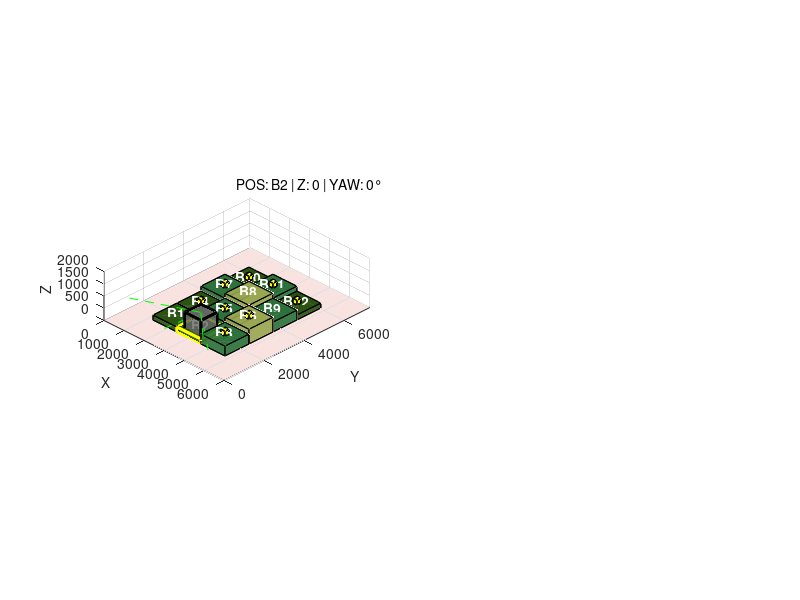

Source code (MATLAB): (Note: this script raises an error after producing the figure.)
function robocon_arena_sim_3d_camera
% =======================================================================
% ROBOCON 2026 – KUNG FU QUEST
% R2 MEIHUA FOREST SIMULATOR (3D CAMERA FEED)
% =======================================================================
% Controls (Click figure to focus first):
%   W/S : Move +Y / -Y (North/South)
%   A/D : Move -X / +X (West/East)
%   SPACE: Climb to current block height
%   C    : Reset climb (Drop to ground)
%   Q/E  : Rotate camera yaw (Left/Right)
%   R    : Reset robot to start
%   T    : RANDOMIZE KFS LOCATIONS
%   H    : Toggle help overlay
%   ESC  : Quit
% =======================================================================
    %% ======================= ROBUST INITIALIZATION =====================
    set(groot, 'ShowHiddenHandles', 'on'); 
    delete(get(groot, 'Children')); 
    clc;
    
    running = true;
    show_help = false;
    
    % --- CONSTANTS & PARAMETERS ---
    COLOR_KFS_R1 = [1 0 0];
    COLOR_KFS_R2_REAL = [0 0 1];
    COLOR_KFS_FAKE = [1 1 0];
    COLOR_CAMERA_FOV = [0 1 0];
    COLOR_PATHWAY = [236 162 151]/255;
    COLOR_ROBOT = [0.4 0.4 0.4];
    
    KFS_SIZE = 200;
    ARENA_X = 6000;
    ARENA_Y = 7300;
    ARENA_Z = 2000;
    BLOCK_SIZE = 1200;
    FOREST_COLS = 3;
    FOREST_ROWS = 4;
    
    STEP_YAW = 5;
    
    R2_W = 800; R2_L = 800;
    R2_H_GROUND = 800;
    INITIAL_BLOCK_ID = 2;
    
    CAMERA_HEIGHT_OFFSET = R2_H_GROUND;
    CAMERA_FOV_H = 100;
    CAMERA_FOV_V = 65;
    CAMERA_PITCH = 15;
    CAMERA_RANGE = 3000;
    
    % --- GENERATE FOREST ---
    forest_width  = FOREST_COLS * BLOCK_SIZE;
    forest_height = FOREST_ROWS * BLOCK_SIZE;
    forest_x_min = (ARENA_X - forest_width)/2;
    forest_y_min = (ARENA_Y - forest_height)/2;
    
    h_map = [ ...
        200 200 400; ...
        200 400 600; ...
        400 600 400; ...
        200 400 200]; 
    
    forest_blocks = struct('id',{},'row',{},'col',{},'x',{},'y',{},'h',{});
    id_counter = 0;
    for r = 1:FOREST_ROWS
        for c = 1:FOREST_COLS
            id_counter = id_counter + 1;
            cx = forest_x_min + (c-0.5)*BLOCK_SIZE;
            cy = forest_y_min + (r-0.5)*BLOCK_SIZE;
            forest_blocks(id_counter).id  = id_counter;
            forest_blocks(id_counter).row = r;
            forest_blocks(id_counter).col = c;
            forest_blocks(id_counter).x   = cx;
            forest_blocks(id_counter).y   = cy;
            forest_blocks(id_counter).h   = h_map(r,c);
        end
    end
    
    all_kfs_ids = [];
    kfs_types = [];
    total_r2_kfs = 4;
    
    current_block_id = INITIAL_BLOCK_ID;
    curr_b = forest_blocks(current_block_id);
    robot_pos = [curr_b.x, curr_b.y, 0];
    camera_yaw = 0;
    
    fov_h_rad = deg2rad(CAMERA_FOV_H);
    fov_v_rad = deg2rad(CAMERA_FOV_V);
    half_h = tan(fov_h_rad/2)*CAMERA_RANGE;
    half_v = tan(fov_v_rad/2)*CAMERA_RANGE;
    
    corners_cam = [ ...
         half_h  -CAMERA_RANGE   half_v;
         half_h  -CAMERA_RANGE  -half_v;
        -half_h  -CAMERA_RANGE  -half_v;
        -half_h  -CAMERA_RANGE   half_v];

    randomizeKFS();
    
    %% ======================= FIGURE SETUP ==============================
    fig = figure('Name','R2 Meihua Forest Simulator - 3D Camera', ...
                 'Position',[50 50 1600 800], ...
                 'Color',[0.95 0.95 0.95],...
                 'KeyPressFcn',@keyHandler,...
                 'NumberTitle','off',...
                 'MenuBar','none',...
                 'ToolBar','figure');
    
    ax_main = subplot(1,2,1);
    ax_cam  = subplot(1,2,2);
    
    fprintf('=== ROBOCON 2026 - 3D Camera View Simulator ===\n');
    fprintf('Camera now shows actual 3D perspective!\n');
    fprintf('Press "T" to randomize KFS placements.\n');

    %% ======================= MAIN LOOP =================================
    while running && ishandle(fig)
        
        camera_pos = robot_pos + [0 0 CAMERA_HEIGHT_OFFSET];
        
        yaw_rad = deg2rad(camera_yaw);
        R_yaw = [ cos(yaw_rad) -sin(yaw_rad) 0;
                  sin(yaw_rad)  cos(yaw_rad) 0;
                  0             0            1];
        
        pitch_rad = deg2rad(CAMERA_PITCH);
        R_pitch = [ 1  0              0;
                    0  cos(pitch_rad) -sin(pitch_rad);
                    0  sin(pitch_rad)  cos(pitch_rad)];
        
        R_cam = R_yaw * R_pitch;
        corners_world = (R_cam * corners_cam')' + camera_pos;
        
        % ==================== DRAW OVERVIEW (LEFT) ====================
        set(fig, 'CurrentAxes', ax_main);
        cla(ax_main); hold on; grid on; axis equal;
        
        xlabel('X'); ylabel('Y'); zlabel('Z');
        view(45, 30);
        xlim([0 ARENA_X]); ylim([0 ARENA_Y]); zlim([0 ARENA_Z]);
        
        patch([0 ARENA_X ARENA_X 0],[0 0 ARENA_Y ARENA_Y],[0 0 0 0], ...
              COLOR_PATHWAY,'FaceAlpha',0.3,'EdgeColor','none');
        
        for i = 1:numel(forest_blocks)
            b = forest_blocks(i);
            if b.h == 200,     bc = [41 82 16]/255;
            elseif b.h == 400, bc = [42 113 56]/255;
            else,              bc = [152 166 80]/255;
            end
            
            if b.id == current_block_id
                ec = 'y'; ew = 2;
            else
                ec = 'k'; ew = 0.5;
            end
            
            drawBox(ax_main, b.x-BLOCK_SIZE/2, b.y-BLOCK_SIZE/2, 0, ...
                    BLOCK_SIZE, BLOCK_SIZE, b.h, bc, 0.9, ec, ew);
            
            text(b.x, b.y, b.h+100, sprintf('B%d',b.id), ...
                 'Color','w','FontWeight','bold','HorizontalAlignment','center');
        end
        
        for i = 1:numel(all_kfs_ids)
            kb = forest_blocks(all_kfs_ids(i));
            kt = kfs_types(i);
            if kt=="R1", kc=COLOR_KFS_R1;
            elseif kt=="R2", kc=COLOR_KFS_R2_REAL;
            else, kc=COLOR_KFS_FAKE;
            end
            
            drawBox(ax_main, kb.x-KFS_SIZE/2, kb.y-KFS_SIZE/2, kb.h, ...
                    KFS_SIZE, KFS_SIZE, KFS_SIZE, kc, 1.0, 'k', 1);
        end
        
        drawBox(ax_main, robot_pos(1)-R2_W/2, robot_pos(2)-R2_L/2, robot_pos(3), ...
                R2_W, R2_L, R2_H_GROUND, COLOR_ROBOT, 0.8, 'k', 2);
        
        for i = 1:4
            next = mod(i,4)+1;
            line([camera_pos(1) corners_world(i,1)], ...
                 [camera_pos(2) corners_world(i,2)], ...
                 [camera_pos(3) corners_world(i,3)], 'Color','g','LineStyle','--');
            line([corners_world(i,1) corners_world(next,1)], ...
                 [corners_world(i,2) corners_world(next,2)], ...
                 [corners_world(i,3) corners_world(next,3)], 'Color','g');
        end
        
        title(sprintf('POS: B%d | Z: %.0f | YAW: %.0f°', current_block_id, robot_pos(3), camera_yaw));
        
        % ==================== 3D CAMERA VIEW (RIGHT) ====================
        set(fig, 'CurrentAxes', ax_cam);
        cla(ax_cam); hold on; axis equal; axis off;
        view(3);
        
        % Set camera view properties for first-person perspective
        camproj(ax_cam, 'perspective');
        
        % Camera looks in -Y direction in local frame
        cam_target = camera_pos + R_cam * [0; -1000; 0];
        cam_up = R_cam * [0; 0; 1];
        
        campos(ax_cam, camera_pos);
        camtarget(ax_cam, cam_target');
        camup(ax_cam, cam_up');
        camva(ax_cam, CAMERA_FOV_H);
        
        % Set appropriate axis limits based on visible range
        axis_range = CAMERA_RANGE * 1.2;
        xlim([camera_pos(1)-axis_range, camera_pos(1)+axis_range]);
        ylim([camera_pos(2)-axis_range, camera_pos(2)+axis_range]);
        zlim([0, ARENA_Z]);
        
        % Sky/background
        set(ax_cam, 'Color', [0.6 0.7 0.9]);
        
        % Draw ground plane
        patch([0 ARENA_X ARENA_X 0],[0 0 ARENA_Y ARENA_Y],[0 0 0 0], ...
              COLOR_PATHWAY,'FaceAlpha',0.5,'EdgeColor','none');
        
        % Draw all forest blocks
        kfs_found = 0;
        for i = 1:numel(forest_blocks)
            b = forest_blocks(i);
            
            % Check if block is roughly within camera view
            dist = norm(camera_pos(1:2) - [b.x, b.y]);
            if dist > CAMERA_RANGE * 1.5, continue; end
            
            % Block color by height
            if b.h == 200,     bc = [41 82 16]/255;
            elseif b.h == 400, bc = [42 113 56]/255;
            else,              bc = [152 166 80]/255;
            end
            
            drawBox(ax_cam, b.x-BLOCK_SIZE/2, b.y-BLOCK_SIZE/2, 0, ...
                    BLOCK_SIZE, BLOCK_SIZE, b.h, bc, 0.9, [0.2 0.2 0.2], 0.5);
        end
        
        % Draw KFS objects
        for i = 1:numel(all_kfs_ids)
            kb = forest_blocks(all_kfs_ids(i));
            kt = kfs_types(i);
            
            dist = norm(camera_pos(1:2) - [kb.x, kb.y]);
            if dist > CAMERA_RANGE * 1.5, continue; end
            
            if kt=="R1", kc=COLOR_KFS_R1;
            elseif kt=="R2", kc=COLOR_KFS_R2_REAL;
            else, kc=COLOR_KFS_FAKE;
            end
            
            % Check occlusion
            target_pt = [kb.x, kb.y, kb.h + KFS_SIZE/2];
            is_visible = ~isOccluded(camera_pos, target_pt, forest_blocks, BLOCK_SIZE, kb.id);
            
            % Draw the KFS box
            if is_visible
                edge_col = 'k';
                edge_width = 2;
            else
                edge_col = [0.3 0.3 0.3];
                edge_width = 0.5;
            end
            
            drawBox(ax_cam, kb.x-KFS_SIZE/2, kb.y-KFS_SIZE/2, kb.h, ...
                    KFS_SIZE, KFS_SIZE, KFS_SIZE, kc, 0.95, edge_col, edge_width);
            
            % Count detected R2 targets
            if is_visible && kt == "R2"
                kfs_found = kfs_found + 1;
            end
        end
        
        % Add HUD overlay
        text(0.02, 0.98, sprintf('R2 DETECTED: %d / %d', kfs_found, total_r2_kfs), ...
             'Units','normalized', 'Color','lime', 'FontSize',14, 'FontWeight','bold', ...
             'BackgroundColor',[0 0 0 0.6], 'VerticalAlignment','top');
        
        text(0.02, 0.92, sprintf('YAW: %.0f°  PITCH: %.0f°', camera_yaw, CAMERA_PITCH), ...
             'Units','normalized', 'Color','white', 'FontSize',10, ...
             'BackgroundColor',[0 0 0 0.6], 'VerticalAlignment','top');
        
        % Crosshair
        text(0.5, 0.5, '+', 'Units','normalized', 'Color','lime', ...
             'FontSize',20, 'HorizontalAlignment','center', 'VerticalAlignment','middle');
        
        title('CAMERA VIEW (3D Perspective)', 'Color', 'white');
        
        % Help overlay
        if show_help
            axes(ax_main);
            text(0.05, 0.95, getHelpString(), 'Units','normalized', ...
                 'VerticalAlignment','top', 'Color','y', 'BackgroundColor',[0 0 0 0.7], ...
                 'FontName','FixedWidth');
        end
        
        drawnow;
    end
    
    %% ======================= NESTED FUNCTIONS ==========================
    
    function randomizeKFS()
        pool = randperm(12);
        r1_idx = pool(1:3);
        r2_idx = pool(4:7);
        fake_idx = pool(8);
        
        all_kfs_ids = [r1_idx r2_idx fake_idx];
        kfs_types = [repmat("R1",1,3), repmat("R2",1,4), "FAKE"];
        
        fprintf('[RANDOMIZER] New Layout Generated!\n');
        fprintf('  R2 Targets at Blocks: %s\n', num2str(r2_idx));
    end

    function keyHandler(~, event)
        switch event.Key
            case 'escape'
                running = false;
                
            case 'h'
                show_help = ~show_help;

            case 't'
                randomizeKFS();
                
            case 'r'
                current_block_id = INITIAL_BLOCK_ID;
                nb = forest_blocks(INITIAL_BLOCK_ID);
                robot_pos = [nb.x, nb.y, 0];
                camera_yaw = 0;
                
            case {'w','s','a','d'}
                cb = forest_blocks(current_block_id);
                r = cb.row; c = cb.col;
                
                if strcmp(event.Key, 'w'), r = min(r+1, FOREST_ROWS); end
                if strcmp(event.Key, 's'), r = max(r-1, 1); end
                if strcmp(event.Key, 'a'), c = max(c-1, 1); end
                if strcmp(event.Key, 'd'), c = min(c+1, FOREST_COLS); end
                
                for k = 1:numel(forest_blocks)
                    if forest_blocks(k).row == r && forest_blocks(k).col == c
                        current_block_id = k;
                        nb = forest_blocks(k);
                        
                        if robot_pos(3) > 10
                            new_z = nb.h;
                        else
                            new_z = 0;
                        end
                        
                        robot_pos = [nb.x, nb.y, new_z];
                        break;
                    end
                end
                
            case 'space'
                cb = forest_blocks(current_block_id);
                robot_pos(3) = cb.h;
                
            case 'c'
                robot_pos(3) = 0;
                
            case 'q'
                camera_yaw = camera_yaw + STEP_YAW;
                
            case 'e'
                camera_yaw = camera_yaw - STEP_YAW;
        end
    end
end

%% ======================= LOCAL HELPER FUNCTIONS =======================
function drawBox(ax, x, y, z, w, l, h, col, alph, edge_c, edge_w)
    V = [x y z; x+w y z; x+w y+l z; x y+l z;
         x y z+h; x+w y z+h; x+w y+l z+h; x y+l z+h];
    F = [1 2 6 5; 2 3 7 6; 3 4 8 7; 4 1 5 8; 1 2 3 4; 5 6 7 8];
    patch(ax, 'Vertices',V,'Faces',F,'FaceColor',col,'FaceAlpha',alph,...
          'EdgeColor',edge_c,'LineWidth',edge_w);
end

function occ = isOccluded(p1, p2, blocks, b_size, target_id)
    occ = false;
    for k = 1:numel(blocks)
        if blocks(k).id == target_id, continue; end
        
        b = blocks(k);
        min_b = [b.x - b_size/2, b.y - b_size/2, 0];
        max_b = [b.x + b_size/2, b.y + b_size/2, b.h + 50]; 
        
        if rayBoxIntersect(p1, p2, min_b, max_b)
            occ = true; return;
        end
    end
end

function hit = rayBoxIntersect(p1, p2, min_b, max_b)
    dir = p2 - p1;
    tmin = 0; tmax = 1;
    
    for i = 1:3
        if abs(dir(i)) < 1e-6
            if p1(i) < min_b(i) || p1(i) > max_b(i)
                hit = false; return;
            end
        else
            invD = 1.0 / dir(i);
            t1 = (min_b(i) - p1(i)) * invD;
            t2 = (max_b(i) - p1(i)) * invD;
            if t1 > t2, tmp=t1; t1=t2; t2=tmp; end
            tmin = max(tmin, t1);
            tmax = min(tmax, t2);
            if tmin > tmax, hit = false; return; end
        end
    end
    hit = true;
end

function txt = getHelpString()
    txt = sprintf(' CONTROLS:\n W/S: Move Y\n A/D: Move X\n SPC: Climb\n C  : Down\n Q/E: Rotate\n R  : Reset\n T  : Randomize');
end